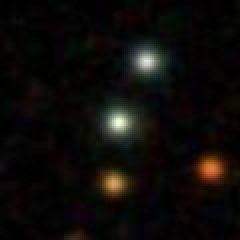
#> input picture data/sdss/sdss_image_180.171408773627_0.35639930317447.jpg, 120 x 120 px, given in place of treno_sdss_image_120.17063548933_0.358096706241307.png, which was not available (shown 2 times larger)
$ jupyter execute --allow-errors mosaico.ipynb
#> lines starting #> are read from the running program, lines starting #| are printed output that depends on the picture; pictures that were not available may be replaced by others from this repository, and a replacement may not be noted
[cell 1]
image_paths = [
    r"..\treno_sdss_image_120.17063548933_0.358096706241307.png",
    r"..\data\skyserver\dr18\120_0.2\sdss_image_180.171408773627_0.35639930317447.jpg",
    r"..\data\skyserver\dr18\200_0.2\sdss_image_180.171408773627_0.35639930317447.jpg",
    r"..\data\skyserver\dr18\120_0.2\sdss_image_180.314025750627_-0.0257549129402702.jpg",
    r"..\data\skyserver\dr18\120_0.4\sdss_image_180.313186780449_0.206615990437186.jpg",
    r"..\data\skyserver\dr18\120_0.4\sdss_image_180.316130449752_-0.0240209645983516.jpg",
    r"..\data\skyserver\dr18\120_0.3\sdss_image_180.731788727317_0.268910644954916.jpg",
    r"..\data\skyserver\dr18\120_0.2\sdss_image_180.316210953946_0.234630238900774.jpg",
    r"..\data\skyserver\dr18\120_0.2\sdss_image_180.731788727317_0.268910644954916.jpg",
    r"..\data\skyserver\dr18\120_0.05\sdss_image_180.866545948245_0.0733494204912493.jpg",
    r"..\data\skyserver\dr18\120_0.2\sdss_image_180.866302981297_-0.139722107311907.jpg",
    r"..\data\skyserver\compromised\3-types-of-blurring\blurred_average_274-51913-230.jpg",
    r"..\data\skyserver\dr18\120_0.3\sdss_image_180.866514381438_0.345166549524844.jpg",
    r"..\data\skyserver\dr18\120_0.2\sdss_image_180.176482873675_0.182726662479744.jpg",
    r"..\data\dfot\Cutout Files\star\grb0422a_01_68_1020_6.jpg",
    r"..\data\dfot\Cutout Files\star\grb0422a_01_546_218_6.jpg",
    r"..\data\dfot\Cutout Files\star\IC745_H01_1526_1132_6.jpg",
    r"..\data\skyserver\dr18\120_0.3\sdss_image_180.176390275064_-0.047091687826631.jpg",
    r"..\data\skyserver\dr18\120_0.4\sdss_image_180.867871194172_0.341396873315708.jpg",
    r"..\data\skyserver\dr18\120_0.4\sdss_image_180.867050000237_0.314017431674984.jpg",
    r"..\data\skyserver\dr18\120_0.4\sdss_image_180.451206348309_-0.324013595202261.jpg",
    r"..\data\skyserver\clean_200_0.2\sdss_image_49.2511248902923_43.8591858289443.jpg"
]

[cell 2]
import cv2
import numpy as np

def resize_and_add_border(image, target_height, target_width, border_size=10):
    """
    Redimensiona a imagem para o tamanho exato especificado, adicionando uma borda branca ao redor.

    Parâmetros:
    - image: imagem original a ser redimensionada e com borda adicionada.
    - target_height: altura alvo da imagem redimensionada sem borda.
    - target_width: largura alvo da imagem redimensionada sem borda.
    - border_size: tamanho da borda branca a ser adicionada.

    Retorna:
    - Imagem redimensionada com borda branca.
    """
#> called with target_height = 120, target_width = 120, border_size = 2
    h, w = image.shape[:2]
#> h = 120; w = 120
    scaling_factor = min((target_width - 2 * border_size) / w, (target_height - 2 * border_size) / h)
#> scaling_factor = 0.967
    new_size = (int(w * scaling_factor), int(h * scaling_factor))
#> new_size = (116, 116)
    resized_image = cv2.resize(image, new_size, interpolation=cv2.INTER_AREA)
#> image is the input picture: shape (120, 120, 3); mean B, G, R 8.8, 11, 13.4

    # Cria uma imagem branca com o tamanho exato do alvo + borda
    result = np.ones((target_height + 2 * border_size, target_width + 2 * border_size, 3), dtype=np.uint8) * 255
    y_offset = (target_height + 2 * border_size - new_size[1]) // 2
#> y_offset = 4
    x_offset = (target_width + 2 * border_size - new_size[0]) // 2
#> x_offset = 4
    result[y_offset:y_offset + new_size[1], x_offset:x_offset + new_size[0]] = resized_image
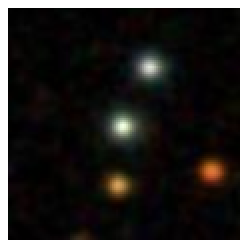
#> result: shape (124, 124, 3) (shown 2 times larger); mean B, G, R 39.6, 41.5, 43.6
    return result

def create_image_mosaic(image_list, rows, cols, target_height=120, target_width=120, border_size=10):
    """
    Cria um mosaico de imagens com a lista de imagens fornecida, redimensionando-as e adicionando uma borda branca.

    Parâmetros:
    - image_list: lista de imagens (cada imagem deve ter o mesmo tamanho após redimensionamento e adição de borda).
    - rows: número de linhas no mosaico.
    - cols: número de colunas no mosaico.
    - target_height, target_width: dimensões alvo para redimensionar cada imagem (sem a borda).
    - border_size: tamanho da borda branca em torno de cada imagem.

    Retorna:
    - Uma imagem única que representa o mosaico.
    """

    # Carrega, redimensiona e adiciona borda às imagens para o tamanho alvo
    image_list = [resize_and_add_border(cv2.imread(image_path), target_height, target_width, border_size) for image_path in image_list]
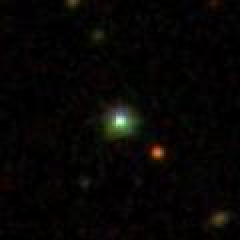
#> input picture data/sdss/sdss_image_180.316130449752_-0.0240209645983516.jpg, 120 x 120 px, given in place of sdss_image_180.314025750627_-0.0257549129402702.jpg, which was not available (shown 2 times larger)
#> call 4 of resize_and_add_border, with target_height = 120, target_width = 120, border_size = 2
#> in resize_and_add_border, image is the input picture: shape (120, 120, 3); mean B, G, R 4.3, 5.6, 6.8
#> in resize_and_add_border (call 4), `result[y_offset:y_offset + new_size[1], x_offset:x_offset + new_size[0..`:
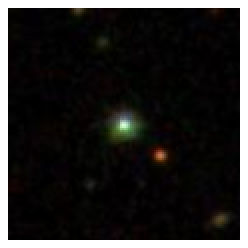
#> result: shape (124, 124, 3) (shown 2 times larger); mean B, G, R 35.6, 36.7, 37.8
    if any(img is None for img in image_list):
        raise ValueError("Uma ou mais imagens não foram carregadas corretamente. Verifique os caminhos dos arquivos.")

    # Calcula as novas dimensões com borda incluída
    img_height, img_width = target_height + 2 * border_size, target_width + 2 * border_size

    # Cria uma imagem branca para o mosaico com base no tamanho das imagens e na disposição
    mosaic = np.ones((img_height * rows, img_width * cols, 3), dtype=np.uint8) * 255  # Fundo branco

    # Adiciona cada imagem ao mosaico
    for i in range(rows):
        for j in range(cols):
            # Calcula o índice da imagem na lista
            index = i * cols + j
            if index < len(image_list):
                # Define a posição onde a imagem será colocada no mosaico
                y = i * img_height
                x = j * img_width
                mosaic[y:y + img_height, x:x + img_width] = image_list[index]

    return mosaic

# Carrega as imagens e cria o mosaico
#> (the rest of this cell did not finish here and is left out)

[cell 3]
import cv2
import numpy as np
import os

def resize_and_add_border(image, target_height, target_width, border_size=10):
    """
    Redimensiona a imagem para o tamanho exato especificado, adicionando uma borda branca ao redor.

    Parâmetros:
    - image: imagem original a ser redimensionada e com borda adicionada.
    - target_height: altura alvo da imagem redimensionada sem borda.
    - target_width: largura alvo da imagem redimensionada sem borda.
    - border_size: tamanho da borda branca a ser adicionada.

    Retorna:
    - Imagem redimensionada com borda branca.
    """
#> called with target_height = 120, target_width = 120, border_size = 2
    h, w = image.shape[:2]
#> h = 120; w = 120
    scaling_factor = min((target_width - 2 * border_size) / w, (target_height - 2 * border_size) / h)
#> scaling_factor = 0.967
    new_size = (int(w * scaling_factor), int(h * scaling_factor))
#> new_size = (116, 116)
    resized_image = cv2.resize(image, new_size, interpolation=cv2.INTER_AREA)

    # Cria uma imagem branca com o tamanho exato do alvo + borda
    result = np.ones((target_height + 2 * border_size, target_width + 2 * border_size, 3), dtype=np.uint8) * 255
    y_offset = (target_height + 2 * border_size - new_size[1]) // 2
#> y_offset = 4
    x_offset = (target_width + 2 * border_size - new_size[0]) // 2
#> x_offset = 4
    result[y_offset:y_offset + new_size[1], x_offset:x_offset + new_size[0]] = resized_image
    return result

def create_image_mosaic_from_directory(directory_path, rows, cols, target_height=120, target_width=120, border_size=10):
    """
    Cria um mosaico de imagens a partir de imagens em um diretório, redimensionando-as e adicionando uma borda branca.

    Parâmetros:
    - directory_path: caminho do diretório contendo as imagens.
    - rows: número de linhas no mosaico.
    - cols: número de colunas no mosaico.
    - target_height, target_width: dimensões alvo para redimensionar cada imagem (sem a borda).
    - border_size: tamanho da borda branca em torno de cada imagem.

    Retorna:
    - Uma imagem única que representa o mosaico.
    """

    # Lista todas as imagens no diretório
    image_paths = [os.path.join(directory_path, fname) for fname in os.listdir(directory_path)
                   if fname.lower().endswith(('.png', '.jpg', '.jpeg', '.bmp', '.tiff'))]

    # Carrega, redimensiona e adiciona borda às imagens para o tamanho alvo
    image_list = [resize_and_add_border(cv2.imread(image_path), target_height, target_width, border_size)
                  for image_path in image_paths]
#> image_list = 1 item
    if any(img is None for img in image_list):
        raise ValueError("Uma ou mais imagens não foram carregadas corretamente. Verifique os caminhos dos arquivos.")

    # Calcula as novas dimensões com borda incluída
    img_height, img_width = target_height + 2 * border_size, target_width + 2 * border_size

    # Cria uma imagem branca para o mosaico com base no tamanho das imagens e na disposição
    mosaic = np.ones((img_height * rows, img_width * cols, 3), dtype=np.uint8) * 255  # Fundo branco

    # Adiciona cada imagem ao mosaico
    for i in range(rows):
        for j in range(cols):
            # Calcula o índice da imagem na lista
            index = i * cols + j
            if index < len(image_list):
                # Define a posição onde a imagem será colocada no mosaico
                y = i * img_height
                x = j * img_width
                mosaic[y:y + img_height, x:x + img_width] = image_list[index]
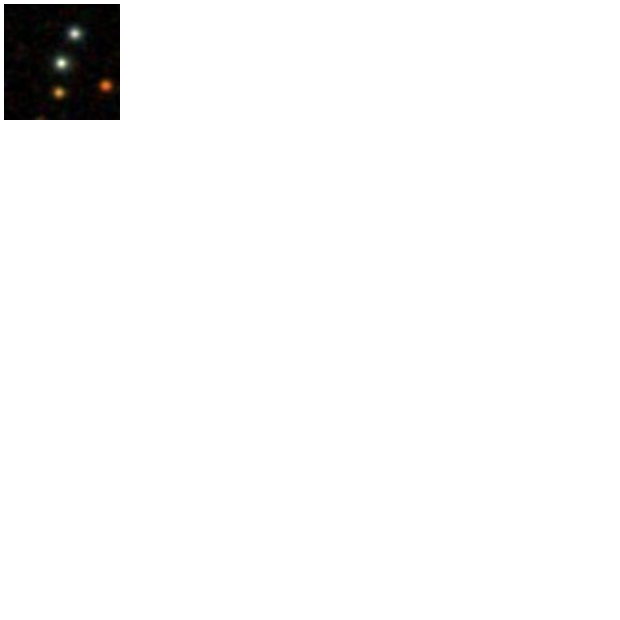
#> mosaic: shape (620, 620, 3); mean of channels 0, 1, 2 246.4, 246.5, 246.5; drawn as B, G, R

    return mosaic

# Define o caminho do diretório de imagens e cria o mosaico
directory_path = r"kernel_param\similaridade\stars_with_similar_intensity\mosaico"
mosaic_image = create_image_mosaic_from_directory(directory_path, rows=5, cols=5, target_height=120, target_width=120, border_size=2)

# Salva o mosaico em um arquivo
output_path = r"Resultado_mosaico_ImagensItensidadeSimilar.jpg"
cv2.imwrite(output_path, mosaic_image)
print(f"Mosaico salvo em {output_path}")
